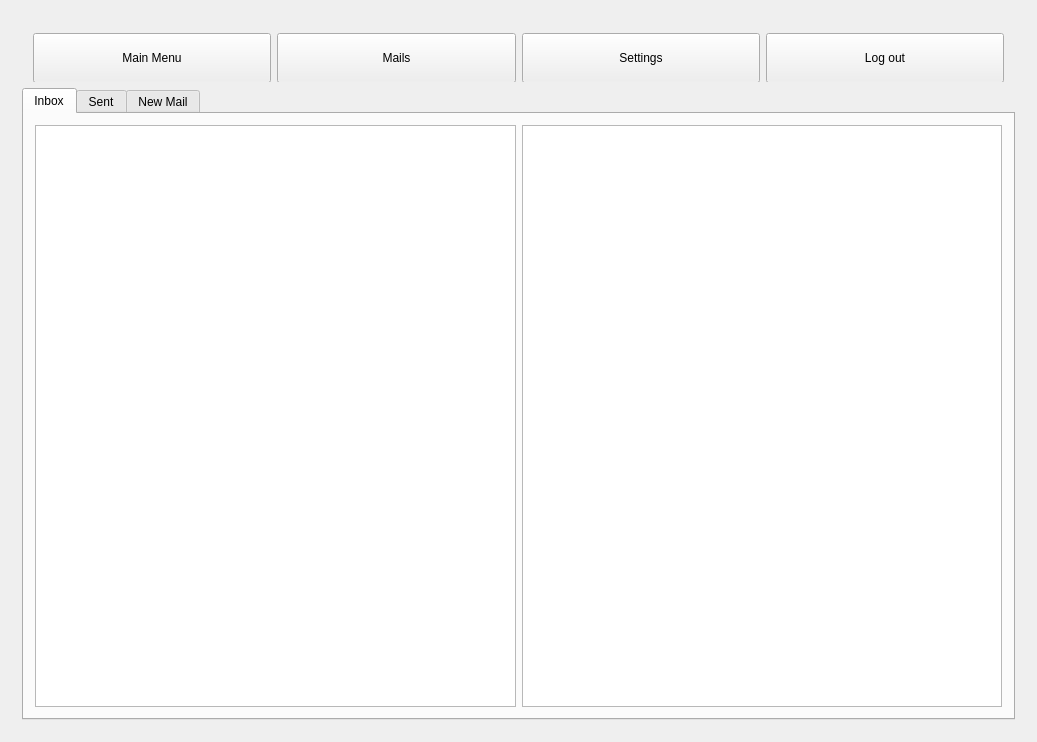
<?xml version="1.0" encoding="UTF-8"?>
<ui version="4.0">
 <class>StudentManagementClass</class>
 <widget class="QMainWindow" name="StudentManagementClass">
  <property name="geometry">
   <rect>
    <x>0</x>
    <y>0</y>
    <width>1037</width>
    <height>499</height>
   </rect>
  </property>
  <property name="windowTitle">
   <string>Student Management System</string>
  </property>
  <widget class="QWidget" name="centralwidget">
   <layout class="QVBoxLayout" name="verticalLayout">
    <item>
     <widget class="QStackedWidget" name="stackedWidget">
      <property name="currentIndex">
       <number>3</number>
      </property>
      <widget class="QWidget" name="LoginPage">
       <layout class="QHBoxLayout" name="horizontalLayout_page">
        <item>
         <spacer name="horizontalSpacer">
          <property name="orientation">
           <enum>Qt::Horizontal</enum>
          </property>
          <property name="sizeHint" stdset="0">
           <size>
            <width>40</width>
            <height>20</height>
           </size>
          </property>
         </spacer>
        </item>
        <item>
         <layout class="QVBoxLayout" name="verticalLayout_1">
          <property name="sizeConstraint">
           <enum>QLayout::SetFixedSize</enum>
          </property>
          <item>
           <spacer name="verticalSpacer_2">
            <property name="orientation">
             <enum>Qt::Vertical</enum>
            </property>
            <property name="sizeType">
             <enum>QSizePolicy::Expanding</enum>
            </property>
            <property name="sizeHint" stdset="0">
             <size>
              <width>20</width>
              <height>40</height>
             </size>
            </property>
           </spacer>
          </item>
          <item>
           <widget class="QLabel" name="UserNameText">
            <property name="minimumSize">
             <size>
              <width>400</width>
              <height>0</height>
             </size>
            </property>
            <property name="text">
             <string>E-mail:</string>
            </property>
           </widget>
          </item>
          <item>
           <widget class="QLineEdit" name="UserNameField"/>
          </item>
          <item>
           <widget class="QLabel" name="PasswordText">
            <property name="text">
             <string>Password:</string>
            </property>
           </widget>
          </item>
          <item>
           <widget class="QLineEdit" name="PasswordField">
            <property name="echoMode">
             <enum>QLineEdit::Password</enum>
            </property>
           </widget>
          </item>
          <item>
           <widget class="QPushButton" name="LoginButton">
            <property name="text">
             <string>Login</string>
            </property>
           </widget>
          </item>
          <item>
           <widget class="QPushButton" name="SignUpPageButton">
            <property name="text">
             <string>Sign up</string>
            </property>
           </widget>
          </item>
          <item>
           <spacer name="verticalSpacer">
            <property name="orientation">
             <enum>Qt::Vertical</enum>
            </property>
            <property name="sizeType">
             <enum>QSizePolicy::Expanding</enum>
            </property>
            <property name="sizeHint" stdset="0">
             <size>
              <width>20</width>
              <height>40</height>
             </size>
            </property>
           </spacer>
          </item>
         </layout>
        </item>
        <item>
         <spacer name="horizontalSpacer_2">
          <property name="orientation">
           <enum>Qt::Horizontal</enum>
          </property>
          <property name="sizeHint" stdset="0">
           <size>
            <width>40</width>
            <height>20</height>
           </size>
          </property>
         </spacer>
        </item>
       </layout>
      </widget>
      <widget class="QWidget" name="SignUpPage">
       <layout class="QHBoxLayout" name="horizontalLayout_signup">
        <item>
         <spacer name="horizontalSpacer_3">
          <property name="orientation">
           <enum>Qt::Horizontal</enum>
          </property>
          <property name="sizeHint" stdset="0">
           <size>
            <width>40</width>
            <height>20</height>
           </size>
          </property>
         </spacer>
        </item>
        <item>
         <layout class="QVBoxLayout" name="verticalLayout_2">
          <property name="sizeConstraint">
           <enum>QLayout::SetFixedSize</enum>
          </property>
          <item>
           <spacer name="verticalSpacer_4">
            <property name="orientation">
             <enum>Qt::Vertical</enum>
            </property>
            <property name="sizeType">
             <enum>QSizePolicy::Expanding</enum>
            </property>
            <property name="sizeHint" stdset="0">
             <size>
              <width>20</width>
              <height>40</height>
             </size>
            </property>
           </spacer>
          </item>
          <item>
           <widget class="QLabel" name="SurnameText">
            <property name="minimumSize">
             <size>
              <width>400</width>
              <height>0</height>
             </size>
            </property>
            <property name="text">
             <string>Surname:</string>
            </property>
           </widget>
          </item>
          <item>
           <widget class="QLineEdit" name="SurnameField"/>
          </item>
          <item>
           <widget class="QLabel" name="NameText">
            <property name="text">
             <string>Name:</string>
            </property>
           </widget>
          </item>
          <item>
           <widget class="QLineEdit" name="NameField"/>
          </item>
          <item>
           <widget class="QLabel" name="EmailText">
            <property name="text">
             <string>E-mail:</string>
            </property>
           </widget>
          </item>
          <item>
           <widget class="QLineEdit" name="EmailField"/>
          </item>
          <item>
           <widget class="QLabel" name="DobText">
            <property name="text">
             <string>Date of birth:</string>
            </property>
           </widget>
          </item>
          <item>
           <widget class="QDateEdit" name="DobField"/>
          </item>
          <item>
           <widget class="QLabel" name="PasswordTextSignUp">
            <property name="text">
             <string>Password:</string>
            </property>
           </widget>
          </item>
          <item>
           <widget class="QLineEdit" name="PasswordFieldSignUp">
            <property name="echoMode">
             <enum>QLineEdit::Password</enum>
            </property>
           </widget>
          </item>
          <item>
           <widget class="QLabel" name="label">
            <property name="text">
             <string>Role:</string>
            </property>
           </widget>
          </item>
          <item>
           <widget class="QComboBox" name="RoleFieldSignUp">
            <item>
             <property name="text">
              <string>Student</string>
             </property>
            </item>
            <item>
             <property name="text">
              <string>Teacher</string>
             </property>
            </item>
            <item>
             <property name="text">
              <string>Parent</string>
             </property>
            </item>
           </widget>
          </item>
          <item>
           <widget class="QLabel" name="ChildsName">
            <property name="text">
             <string>Child's e-mail</string>
            </property>
           </widget>
          </item>
          <item>
           <widget class="QLineEdit" name="ChildsNameField"/>
          </item>
          <item>
           <widget class="QPushButton" name="SignUpButton">
            <property name="text">
             <string>Sign up</string>
            </property>
           </widget>
          </item>
          <item>
           <widget class="QPushButton" name="LoginPageButton">
            <property name="text">
             <string>Back to Login</string>
            </property>
           </widget>
          </item>
          <item>
           <spacer name="verticalSpacer_3">
            <property name="orientation">
             <enum>Qt::Vertical</enum>
            </property>
            <property name="sizeType">
             <enum>QSizePolicy::Expanding</enum>
            </property>
            <property name="sizeHint" stdset="0">
             <size>
              <width>20</width>
              <height>40</height>
             </size>
            </property>
           </spacer>
          </item>
         </layout>
        </item>
        <item>
         <spacer name="horizontalSpacer_4">
          <property name="orientation">
           <enum>Qt::Horizontal</enum>
          </property>
          <property name="sizeHint" stdset="0">
           <size>
            <width>40</width>
            <height>20</height>
           </size>
          </property>
         </spacer>
        </item>
       </layout>
      </widget>
      <widget class="QWidget" name="SettingsPage">
       <layout class="QVBoxLayout" name="verticalLayout_SettingsPage">
        <item>
         <widget class="QFrame" name="navigationBarSettings">
          <property name="minimumSize">
           <size>
            <width>0</width>
            <height>60</height>
           </size>
          </property>
          <property name="maximumSize">
           <size>
            <width>16777215</width>
            <height>60</height>
           </size>
          </property>
          <layout class="QHBoxLayout" name="horizontalLayout_navSettings">
           <property name="spacing">
            <number>15</number>
           </property>
           <property name="leftMargin">
            <number>20</number>
           </property>
           <property name="topMargin">
            <number>10</number>
           </property>
           <property name="rightMargin">
            <number>20</number>
           </property>
           <property name="bottomMargin">
            <number>10</number>
           </property>
           <item>
            <widget class="QPushButton" name="MainMenuPageButtonSettings">
             <property name="text">
              <string>Main Menu</string>
             </property>
            </widget>
           </item>
           <item>
            <widget class="QPushButton" name="MailPageButtonSettings">
             <property name="text">
              <string>Mails</string>
             </property>
            </widget>
           </item>
           <item>
            <widget class="QPushButton" name="SettingsPageButtonSettings">
             <property name="text">
              <string>Settings</string>
             </property>
            </widget>
           </item>
           <item>
            <widget class="QPushButton" name="LogoutButtonSettings">
             <property name="text">
              <string>Log out</string>
             </property>
            </widget>
           </item>
          </layout>
         </widget>
        </item>
        <item>
         <layout class="QHBoxLayout" name="horizontalLayout_2">
          <item>
           <spacer name="horizontalSpacer_6">
            <property name="orientation">
             <enum>Qt::Horizontal</enum>
            </property>
            <property name="sizeHint" stdset="0">
             <size>
              <width>0</width>
              <height>0</height>
             </size>
            </property>
           </spacer>
          </item>
          <item>
           <layout class="QVBoxLayout" name="verticalLayout_6">
            <property name="sizeConstraint">
             <enum>QLayout::SetFixedSize</enum>
            </property>
            <item>
             <spacer name="verticalSpacer_6">
              <property name="orientation">
               <enum>Qt::Vertical</enum>
              </property>
              <property name="sizeHint" stdset="0">
               <size>
                <width>0</width>
                <height>0</height>
               </size>
              </property>
             </spacer>
            </item>
            <item>
             <widget class="QLabel" name="SettingsTitle">
              <property name="font">
               <font>
                <pointsize>12</pointsize>
                <weight>75</weight>
                <bold>true</bold>
               </font>
              </property>
              <property name="text">
               <string>Account Settings</string>
              </property>
              <property name="alignment">
               <set>Qt::AlignCenter</set>
              </property>
             </widget>
            </item>
            <item>
             <widget class="QLabel" name="SurnameTextSettings">
              <property name="minimumSize">
               <size>
                <width>400</width>
                <height>0</height>
               </size>
              </property>
              <property name="text">
               <string>Surname:</string>
              </property>
             </widget>
            </item>
            <item>
             <widget class="QLineEdit" name="SurnameFieldSettings"/>
            </item>
            <item>
             <widget class="QLabel" name="NameTextSettings">
              <property name="text">
               <string>Name:</string>
              </property>
             </widget>
            </item>
            <item>
             <widget class="QLineEdit" name="NameFieldSettings"/>
            </item>
            <item>
             <widget class="QLabel" name="EmailTextSettings">
              <property name="text">
               <string>E-mail (Login):</string>
              </property>
             </widget>
            </item>
            <item>
             <widget class="QLineEdit" name="EmailFieldSettings"/>
            </item>
            <item>
             <widget class="QLabel" name="DobTextSettings">
              <property name="text">
               <string>Date of birth:</string>
              </property>
             </widget>
            </item>
            <item>
             <widget class="QDateEdit" name="DobFieldSettings"/>
            </item>
            <item>
             <widget class="QLabel" name="PasswordTextSettings">
              <property name="text">
               <string>Change Password:</string>
              </property>
             </widget>
            </item>
            <item>
             <widget class="QLineEdit" name="PasswordFieldSettings">
              <property name="echoMode">
               <enum>QLineEdit::Password</enum>
              </property>
             </widget>
            </item>
            <item>
             <widget class="QPushButton" name="SaveSettingsButton">
              <property name="text">
               <string>Save changes</string>
              </property>
             </widget>
            </item>
            <item>
             <spacer name="verticalSpacer_5">
              <property name="orientation">
               <enum>Qt::Vertical</enum>
              </property>
              <property name="sizeHint" stdset="0">
               <size>
                <width>0</width>
                <height>0</height>
               </size>
              </property>
             </spacer>
            </item>
           </layout>
          </item>
          <item>
           <spacer name="horizontalSpacer_7">
            <property name="orientation">
             <enum>Qt::Horizontal</enum>
            </property>
            <property name="sizeHint" stdset="0">
             <size>
              <width>0</width>
              <height>0</height>
             </size>
            </property>
           </spacer>
          </item>
         </layout>
        </item>
       </layout>
      </widget>
      <widget class="QWidget" name="MailPage">
       <layout class="QVBoxLayout" name="verticalLayout_MailPage">
        <item>
         <widget class="QFrame" name="frame">
          <property name="minimumSize">
           <size>
            <width>0</width>
            <height>60</height>
           </size>
          </property>
          <property name="maximumSize">
           <size>
            <width>16777215</width>
            <height>60</height>
           </size>
          </property>
          <layout class="QHBoxLayout" name="horizontalLayout_navMail">
           <item>
            <widget class="QPushButton" name="MainMenuPageButtonMail">
             <property name="minimumSize">
              <size>
               <width>50</width>
               <height>50</height>
              </size>
             </property>
             <property name="text">
              <string>Main Menu</string>
             </property>
            </widget>
           </item>
           <item>
            <widget class="QPushButton" name="MailPageButtonMail">
             <property name="minimumSize">
              <size>
               <width>50</width>
               <height>50</height>
              </size>
             </property>
             <property name="text">
              <string>Mails</string>
             </property>
            </widget>
           </item>
           <item>
            <widget class="QPushButton" name="SettingsPageButtonMail">
             <property name="minimumSize">
              <size>
               <width>50</width>
               <height>50</height>
              </size>
             </property>
             <property name="text">
              <string>Settings</string>
             </property>
            </widget>
           </item>
           <item>
            <widget class="QPushButton" name="LogoutButtonMail">
             <property name="minimumSize">
              <size>
               <width>50</width>
               <height>50</height>
              </size>
             </property>
             <property name="text">
              <string>Log out</string>
             </property>
            </widget>
           </item>
          </layout>
         </widget>
        </item>
        <item>
         <widget class="QTabWidget" name="tabWidget">
          <property name="currentIndex">
           <number>0</number>
          </property>
          <widget class="QWidget" name="widget">
           <attribute name="title">
            <string>Inbox</string>
           </attribute>
           <layout class="QHBoxLayout" name="horizontalLayout_Inbox">
            <item>
             <widget class="QListWidget" name="MailInbox"/>
            </item>
            <item>
             <widget class="QTextEdit" name="MailInboxInhoud">
              <property name="readOnly">
               <bool>true</bool>
              </property>
             </widget>
            </item>
           </layout>
          </widget>
          <widget class="QWidget" name="widget_2">
           <attribute name="title">
            <string>Sent</string>
           </attribute>
           <layout class="QHBoxLayout" name="horizontalLayout_Sent">
            <item>
             <widget class="QListWidget" name="MailSent"/>
            </item>
            <item>
             <widget class="QTextEdit" name="MailSentInhoud">
              <property name="readOnly">
               <bool>true</bool>
              </property>
             </widget>
            </item>
           </layout>
          </widget>
          <widget class="QWidget" name="widget_3">
           <attribute name="title">
            <string>New Mail</string>
           </attribute>
           <layout class="QVBoxLayout" name="verticalLayout_NewMail">
            <item>
             <widget class="QLineEdit" name="MailTo">
              <property name="placeholderText">
               <string>To (Email address)...</string>
              </property>
             </widget>
            </item>
            <item>
             <widget class="QLineEdit" name="MailSubject">
              <property name="placeholderText">
               <string>Subject...</string>
              </property>
             </widget>
            </item>
            <item>
             <widget class="QTextEdit" name="MailBody">
              <property name="placeholderText">
               <string>Write your message here...</string>
              </property>
             </widget>
            </item>
            <item>
             <layout class="QHBoxLayout" name="horizontalLayout_5">
              <item>
               <spacer name="horizontalSpacer_5">
                <property name="orientation">
                 <enum>Qt::Horizontal</enum>
                </property>
                <property name="sizeHint" stdset="0">
                 <size>
                  <width>0</width>
                  <height>0</height>
                 </size>
                </property>
               </spacer>
              </item>
              <item>
               <widget class="QPushButton" name="SendMailButton">
                <property name="text">
                 <string>Send Mail</string>
                </property>
               </widget>
              </item>
             </layout>
            </item>
           </layout>
          </widget>
         </widget>
        </item>
       </layout>
      </widget>
      <widget class="QWidget" name="MainMenuPage">
       <layout class="QVBoxLayout" name="verticalLayout_MainMenu">
        <item>
         <widget class="QFrame" name="NavigationBarFrame">
          <property name="minimumSize">
           <size>
            <width>0</width>
            <height>60</height>
           </size>
          </property>
          <property name="maximumSize">
           <size>
            <width>16777215</width>
            <height>60</height>
           </size>
          </property>
          <property name="frameShape">
           <enum>QFrame::StyledPanel</enum>
          </property>
          <property name="frameShadow">
           <enum>QFrame::Raised</enum>
          </property>
          <layout class="QHBoxLayout" name="horizontalLayout_nav">
           <property name="leftMargin">
            <number>10</number>
           </property>
           <property name="topMargin">
            <number>0</number>
           </property>
           <property name="rightMargin">
            <number>10</number>
           </property>
           <property name="bottomMargin">
            <number>0</number>
           </property>
           <item>
            <widget class="QPushButton" name="MainMenuPageButtonMainMenu">
             <property name="text">
              <string>Main Menu</string>
             </property>
            </widget>
           </item>
           <item>
            <widget class="QPushButton" name="MailPageButtonMainMenu">
             <property name="text">
              <string>Mails</string>
             </property>
            </widget>
           </item>
           <item>
            <widget class="QPushButton" name="SettingsPageButtonMainMenu">
             <property name="text">
              <string>Settings</string>
             </property>
            </widget>
           </item>
           <item>
            <widget class="QPushButton" name="LogoutButtonMainMenu">
             <property name="text">
              <string>Log out</string>
             </property>
            </widget>
           </item>
          </layout>
         </widget>
        </item>
        <item>
         <layout class="QHBoxLayout" name="horizontalLayout">
          <item>
           <layout class="QVBoxLayout" name="verticalLayout_3">
            <item>
             <layout class="QHBoxLayout" name="horizontalLayout_3">
              <property name="spacing">
               <number>6</number>
              </property>
              <property name="sizeConstraint">
               <enum>QLayout::SetDefaultConstraint</enum>
              </property>
              <property name="topMargin">
               <number>0</number>
              </property>
              <item>
               <widget class="QPushButton" name="pushButton_2">
                <property name="maximumSize">
                 <size>
                  <width>30</width>
                  <height>30</height>
                 </size>
                </property>
                <property name="text">
                 <string/>
                </property>
                <property name="flat">
                 <bool>true</bool>
                </property>
               </widget>
              </item>
              <item>
               <spacer name="horizontalSpacer_9">
                <property name="orientation">
                 <enum>Qt::Horizontal</enum>
                </property>
                <property name="sizeHint" stdset="0">
                 <size>
                  <width>40</width>
                  <height>20</height>
                 </size>
                </property>
               </spacer>
              </item>
              <item>
               <widget class="QLabel" name="label_3">
                <property name="font">
                 <font>
                  <weight>75</weight>
                  <bold>true</bold>
                 </font>
                </property>
                <property name="text">
                 <string>Enrollment</string>
                </property>
                <property name="alignment">
                 <set>Qt::AlignCenter</set>
                </property>
               </widget>
              </item>
              <item>
               <spacer name="horizontalSpacer_8">
                <property name="orientation">
                 <enum>Qt::Horizontal</enum>
                </property>
                <property name="sizeHint" stdset="0">
                 <size>
                  <width>40</width>
                  <height>20</height>
                 </size>
                </property>
               </spacer>
              </item>
              <item>
               <widget class="QPushButton" name="AddSubjectButton">
                <property name="maximumSize">
                 <size>
                  <width>30</width>
                  <height>30</height>
                 </size>
                </property>
                <property name="text">
                 <string>+</string>
                </property>
               </widget>
              </item>
             </layout>
            </item>
            <item>
             <widget class="QListWidget" name="EnrollmentListWidget"/>
            </item>
           </layout>
          </item>
          <item>
           <layout class="QVBoxLayout" name="verticalLayout_4">
            <item>
             <layout class="QHBoxLayout" name="horizontalLayout_4">
              <property name="spacing">
               <number>6</number>
              </property>
              <property name="sizeConstraint">
               <enum>QLayout::SetDefaultConstraint</enum>
              </property>
              <property name="topMargin">
               <number>0</number>
              </property>
              <item>
               <widget class="QPushButton" name="pushButton_3">
                <property name="maximumSize">
                 <size>
                  <width>30</width>
                  <height>30</height>
                 </size>
                </property>
                <property name="text">
                 <string/>
                </property>
                <property name="flat">
                 <bool>true</bool>
                </property>
               </widget>
              </item>
              <item>
               <spacer name="horizontalSpacer_10">
                <property name="orientation">
                 <enum>Qt::Horizontal</enum>
                </property>
                <property name="sizeHint" stdset="0">
                 <size>
                  <width>40</width>
                  <height>20</height>
                 </size>
                </property>
               </spacer>
              </item>
              <item>
               <widget class="QLabel" name="label_4">
                <property name="font">
                 <font>
                  <weight>75</weight>
                  <bold>true</bold>
                 </font>
                </property>
                <property name="text">
                 <string>Assignments</string>
                </property>
                <property name="alignment">
                 <set>Qt::AlignCenter</set>
                </property>
               </widget>
              </item>
              <item>
               <spacer name="horizontalSpacer_11">
                <property name="orientation">
                 <enum>Qt::Horizontal</enum>
                </property>
                <property name="sizeHint" stdset="0">
                 <size>
                  <width>40</width>
                  <height>20</height>
                 </size>
                </property>
               </spacer>
              </item>
              <item>
               <widget class="QPushButton" name="AddAssignmentButton">
                <property name="maximumSize">
                 <size>
                  <width>30</width>
                  <height>30</height>
                 </size>
                </property>
                <property name="text">
                 <string>+</string>
                </property>
               </widget>
              </item>
             </layout>
            </item>
            <item>
             <widget class="QTreeWidget" name="AssignmentsTreeWidget">
              <property name="minimumSize">
               <size>
                <width>0</width>
                <height>0</height>
               </size>
              </property>
              <property name="columnCount">
               <number>3</number>
              </property>
              <attribute name="headerVisible">
               <bool>false</bool>
              </attribute>
              <column>
               <property name="text">
                <string/>
               </property>
              </column>
              <column>
               <property name="text">
                <string notr="true">2</string>
               </property>
              </column>
              <column>
               <property name="text">
                <string notr="true">3</string>
               </property>
              </column>
             </widget>
            </item>
            <item>
             <widget class="QFrame" name="frame_3">
              <property name="frameShape">
               <enum>QFrame::StyledPanel</enum>
              </property>
              <property name="frameShadow">
               <enum>QFrame::Raised</enum>
              </property>
              <layout class="QVBoxLayout" name="verticalLayout_7">
               <item>
                <widget class="QLabel" name="label_2">
                 <property name="font">
                  <font>
                   <pointsize>10</pointsize>
                   <weight>75</weight>
                   <bold>true</bold>
                  </font>
                 </property>
                 <property name="text">
                  <string>Assignment info</string>
                 </property>
                 <property name="alignment">
                  <set>Qt::AlignCenter</set>
                 </property>
                </widget>
               </item>
               <item>
                <widget class="QLabel" name="label_5">
                 <property name="text">
                  <string>Course:</string>
                 </property>
                </widget>
               </item>
               <item>
                <widget class="QLabel" name="CourseInfoText">
                 <property name="text">
                  <string/>
                 </property>
                </widget>
               </item>
               <item>
                <widget class="QLabel" name="label_7">
                 <property name="text">
                  <string>Assignment:</string>
                 </property>
                </widget>
               </item>
               <item>
                <widget class="QLabel" name="AssignmentInfoText">
                 <property name="text">
                  <string/>
                 </property>
                </widget>
               </item>
               <item>
                <widget class="QLabel" name="label_9">
                 <property name="text">
                  <string>Description:</string>
                 </property>
                </widget>
               </item>
               <item>
                <widget class="QLabel" name="DescriptionText_2">
                 <property name="text">
                  <string/>
                 </property>
                </widget>
               </item>
               <item>
                <widget class="QLabel" name="label_11">
                 <property name="text">
                  <string>Download file:</string>
                 </property>
                </widget>
               </item>
               <item>
                <widget class="QPushButton" name="DownloadFileButton">
                 <property name="text">
                  <string>File</string>
                 </property>
                </widget>
               </item>
               <item>
                <widget class="QPushButton" name="CloseAssignmentInfoButton">
                 <property name="text">
                  <string>Close assignment info</string>
                 </property>
                </widget>
               </item>
              </layout>
             </widget>
            </item>
            <item>
             <widget class="QFrame" name="frame_2">
              <property name="minimumSize">
               <size>
                <width>0</width>
                <height>0</height>
               </size>
              </property>
              <property name="frameShape">
               <enum>QFrame::StyledPanel</enum>
              </property>
              <property name="frameShadow">
               <enum>QFrame::Raised</enum>
              </property>
              <layout class="QVBoxLayout" name="verticalLayout_9">
               <item>
                <widget class="QLabel" name="CreateAssignmentText">
                 <property name="font">
                  <font>
                   <pointsize>10</pointsize>
                   <weight>75</weight>
                   <bold>true</bold>
                  </font>
                 </property>
                 <property name="text">
                  <string>Create assignment</string>
                 </property>
                 <property name="alignment">
                  <set>Qt::AlignCenter</set>
                 </property>
                </widget>
               </item>
               <item>
                <widget class="QLabel" name="SelectCourseText">
                 <property name="text">
                  <string>Course:</string>
                 </property>
                </widget>
               </item>
               <item>
                <widget class="QComboBox" name="SelectCourseComboBox"/>
               </item>
               <item>
                <widget class="QLabel" name="TitleText">
                 <property name="text">
                  <string>Title:</string>
                 </property>
                </widget>
               </item>
               <item>
                <widget class="QLineEdit" name="TitleField"/>
               </item>
               <item>
                <widget class="QLabel" name="DescriptionText">
                 <property name="text">
                  <string>Description:</string>
                 </property>
                </widget>
               </item>
               <item>
                <widget class="QLineEdit" name="DescriptionField"/>
               </item>
               <item>
                <widget class="QLabel" name="SelectFileText">
                 <property name="text">
                  <string>Upload file:</string>
                 </property>
                </widget>
               </item>
               <item>
                <widget class="QPushButton" name="SelectFileButton">
                 <property name="text">
                  <string>Select file</string>
                 </property>
                </widget>
               </item>
               <item>
                <widget class="QPushButton" name="CreateAssignmentButton">
                 <property name="minimumSize">
                  <size>
                   <width>0</width>
                   <height>50</height>
                  </size>
                 </property>
                 <property name="text">
                  <string>Create assignment</string>
                 </property>
                </widget>
               </item>
              </layout>
             </widget>
            </item>
           </layout>
          </item>
          <item>
           <layout class="QVBoxLayout" name="verticalLayout_5">
            <item>
             <widget class="QLabel" name="SubmissionsText">
              <property name="font">
               <font>
                <weight>75</weight>
                <bold>true</bold>
               </font>
              </property>
              <property name="text">
               <string>Submission + Grades</string>
              </property>
              <property name="alignment">
               <set>Qt::AlignCenter</set>
              </property>
             </widget>
            </item>
            <item>
             <widget class="QTreeWidget" name="SubmissionsTreeWidget">
              <attribute name="headerVisible">
               <bool>false</bool>
              </attribute>
              <column>
               <property name="text">
                <string/>
               </property>
              </column>
             </widget>
            </item>
           </layout>
          </item>
         </layout>
        </item>
       </layout>
      </widget>
     </widget>
    </item>
   </layout>
  </widget>
 </widget>
 <layoutdefault spacing="6" margin="11"/>
 <resources>
  <include location="StudentManagement.qrc"/>
 </resources>
 <connections/>
</ui>
